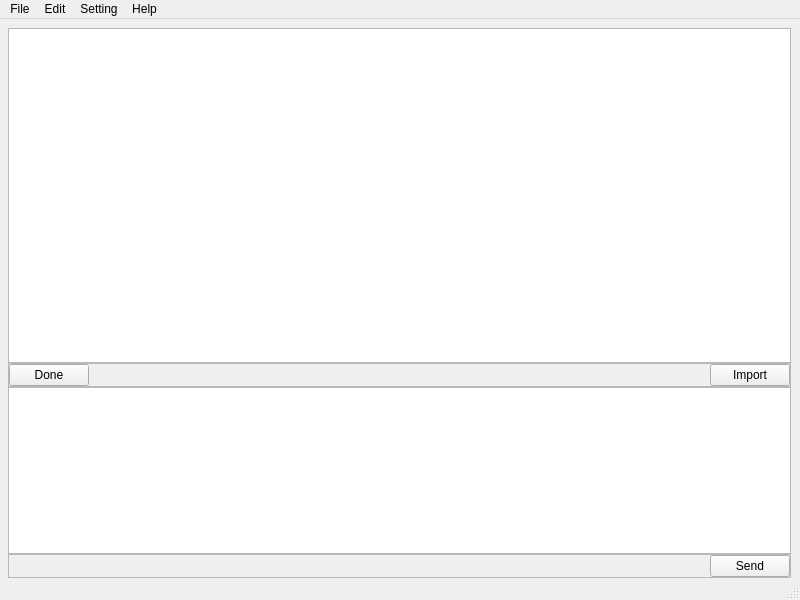
<?xml version="1.0" encoding="UTF-8"?>
<ui version="4.0">
 <class>AutoRecord</class>
 <widget class="QMainWindow" name="AutoRecord">
  <property name="geometry">
   <rect>
    <x>0</x>
    <y>0</y>
    <width>800</width>
    <height>600</height>
   </rect>
  </property>
  <property name="minimumSize">
   <size>
    <width>800</width>
    <height>600</height>
   </size>
  </property>
  <property name="windowTitle">
   <string>AutoRecord</string>
  </property>
  <property name="windowIcon">
   <iconset>
    <normaloff>../asset/Icon/icon-robot.png</normaloff>../asset/Icon/icon-robot.png</iconset>
  </property>
  <widget class="QWidget" name="centralwidget">
   <layout class="QVBoxLayout" name="verticalLayout">
    <property name="spacing">
     <number>0</number>
    </property>
    <property name="leftMargin">
     <number>8</number>
    </property>
    <property name="bottomMargin">
     <number>0</number>
    </property>
    <item>
     <widget class="QListWidget" name="listWidget">
      <property name="sizePolicy">
       <sizepolicy hsizetype="Expanding" vsizetype="Preferred">
        <horstretch>0</horstretch>
        <verstretch>2</verstretch>
       </sizepolicy>
      </property>
     </widget>
    </item>
    <item>
     <widget class="QFrame" name="frame_2">
      <property name="sizePolicy">
       <sizepolicy hsizetype="Expanding" vsizetype="Fixed">
        <horstretch>0</horstretch>
        <verstretch>1</verstretch>
       </sizepolicy>
      </property>
      <property name="frameShape">
       <enum>QFrame::StyledPanel</enum>
      </property>
      <property name="frameShadow">
       <enum>QFrame::Raised</enum>
      </property>
      <layout class="QGridLayout" name="gridLayout">
       <property name="leftMargin">
        <number>0</number>
       </property>
       <property name="topMargin">
        <number>0</number>
       </property>
       <property name="rightMargin">
        <number>0</number>
       </property>
       <property name="bottomMargin">
        <number>0</number>
       </property>
       <item row="0" column="0" alignment="Qt::AlignLeft">
        <widget class="QPushButton" name="Done">
         <property name="text">
          <string>Done</string>
         </property>
         <property name="icon">
          <iconset>
           <normaloff>../asset/Icon/icons-done.png</normaloff>../asset/Icon/icons-done.png</iconset>
         </property>
        </widget>
       </item>
       <item row="0" column="1" alignment="Qt::AlignRight">
        <widget class="QPushButton" name="Import">
         <property name="styleSheet">
          <string notr="true"/>
         </property>
         <property name="text">
          <string>Import</string>
         </property>
         <property name="icon">
          <iconset>
           <normaloff>../asset/Icon/icons-import.png</normaloff>../asset/Icon/icons-import.png</iconset>
         </property>
        </widget>
       </item>
      </layout>
     </widget>
    </item>
    <item>
     <widget class="QTextEdit" name="textEdit">
      <property name="sizePolicy">
       <sizepolicy hsizetype="Expanding" vsizetype="Preferred">
        <horstretch>0</horstretch>
        <verstretch>1</verstretch>
       </sizepolicy>
      </property>
     </widget>
    </item>
    <item>
     <widget class="QFrame" name="frame">
      <property name="sizePolicy">
       <sizepolicy hsizetype="Expanding" vsizetype="Fixed">
        <horstretch>0</horstretch>
        <verstretch>1</verstretch>
       </sizepolicy>
      </property>
      <property name="frameShape">
       <enum>QFrame::StyledPanel</enum>
      </property>
      <property name="frameShadow">
       <enum>QFrame::Raised</enum>
      </property>
      <layout class="QVBoxLayout" name="verticalLayout_2">
       <property name="spacing">
        <number>0</number>
       </property>
       <property name="leftMargin">
        <number>0</number>
       </property>
       <property name="topMargin">
        <number>0</number>
       </property>
       <property name="rightMargin">
        <number>0</number>
       </property>
       <property name="bottomMargin">
        <number>0</number>
       </property>
       <item alignment="Qt::AlignRight">
        <widget class="QPushButton" name="Send">
         <property name="text">
          <string>Send</string>
         </property>
         <property name="icon">
          <iconset>
           <normaloff>../asset/Icon/icons-send.png</normaloff>../asset/Icon/icons-send.png</iconset>
         </property>
        </widget>
       </item>
      </layout>
     </widget>
    </item>
   </layout>
  </widget>
  <widget class="QMenuBar" name="menubar">
   <property name="geometry">
    <rect>
     <x>0</x>
     <y>0</y>
     <width>800</width>
     <height>21</height>
    </rect>
   </property>
   <widget class="QMenu" name="menuFile">
    <property name="title">
     <string>File</string>
    </property>
    <addaction name="actionnew"/>
    <addaction name="actionOpen"/>
    <addaction name="actionSave"/>
    <addaction name="separator"/>
    <addaction name="actionClose"/>
   </widget>
   <widget class="QMenu" name="menuEdit">
    <property name="title">
     <string>Edit</string>
    </property>
    <addaction name="actionUndo"/>
    <addaction name="actionCheck"/>
   </widget>
   <widget class="QMenu" name="menuSetting">
    <property name="title">
     <string>Setting</string>
    </property>
    <addaction name="actionPrefrences"/>
   </widget>
   <widget class="QMenu" name="menuHelp">
    <property name="title">
     <string>Help</string>
    </property>
    <addaction name="actionAbout"/>
   </widget>
   <addaction name="menuFile"/>
   <addaction name="menuEdit"/>
   <addaction name="menuSetting"/>
   <addaction name="menuHelp"/>
  </widget>
  <widget class="QStatusBar" name="statusbar"/>
  <action name="actionnew">
   <property name="icon">
    <iconset>
     <normaloff>../asset/Icon/icon-new.png</normaloff>../asset/Icon/icon-new.png</iconset>
   </property>
   <property name="text">
    <string>New</string>
   </property>
  </action>
  <action name="actionOpen">
   <property name="icon">
    <iconset>
     <normaloff>../asset/Icon/icons-open.png</normaloff>../asset/Icon/icons-open.png</iconset>
   </property>
   <property name="text">
    <string>Open</string>
   </property>
  </action>
  <action name="actionClose">
   <property name="icon">
    <iconset>
     <normaloff>../asset/Icon/icons-close.png</normaloff>../asset/Icon/icons-close.png</iconset>
   </property>
   <property name="text">
    <string>Close</string>
   </property>
  </action>
  <action name="actionSave">
   <property name="icon">
    <iconset>
     <normaloff>../asset/Icon/icons-save.png</normaloff>../asset/Icon/icons-save.png</iconset>
   </property>
   <property name="text">
    <string>Save</string>
   </property>
  </action>
  <action name="actionUndo">
   <property name="icon">
    <iconset>
     <normaloff>../asset/Icon/icons-undo.png</normaloff>../asset/Icon/icons-undo.png</iconset>
   </property>
   <property name="text">
    <string>Undo</string>
   </property>
  </action>
  <action name="actionAbout">
   <property name="icon">
    <iconset>
     <normaloff>../asset/Icon/icons-about.png</normaloff>../asset/Icon/icons-about.png</iconset>
   </property>
   <property name="text">
    <string>About</string>
   </property>
  </action>
  <action name="actionCheck">
   <property name="icon">
    <iconset>
     <normaloff>../asset/Icon/icons-check.png</normaloff>../asset/Icon/icons-check.png</iconset>
   </property>
   <property name="text">
    <string>Check</string>
   </property>
  </action>
  <action name="actionSmall">
   <property name="text">
    <string>Small</string>
   </property>
  </action>
  <action name="actionMedium">
   <property name="text">
    <string>Medium</string>
   </property>
  </action>
  <action name="actionLarge">
   <property name="text">
    <string>Large</string>
   </property>
  </action>
  <action name="actionPrefrences">
   <property name="icon">
    <iconset>
     <normaloff>../asset/Icon/icons-setting.png</normaloff>../asset/Icon/icons-setting.png</iconset>
   </property>
   <property name="text">
    <string>Prefrences</string>
   </property>
  </action>
 </widget>
 <resources/>
 <connections/>
</ui>
